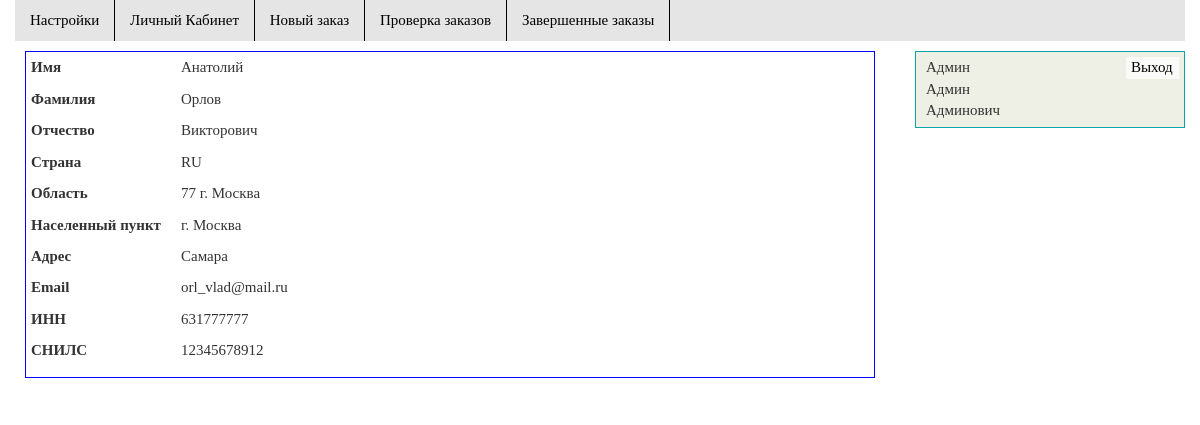
The app's page /person/10/ (signed in) with its own data.
### base_model/models.py (models this page shows, shortened)
class Person(models.Model):
    user = models.OneToOneField(User)
    Surname = models.CharField(max_length=50)
    Firstname = models.CharField(max_length=50)
    GivenName = models.CharField(max_length=50)
    Country = models.CharField(max_length=50)
    State = models.CharField(max_length=50)
    Locality = models.CharField(max_length=50)
    StreetAddress = models.CharField(max_length=255)
    email = models.EmailField(max_length=50)
    INN = models.CharField(max_length=12)
    SNILS = models.CharField(max_length=11)
    admin = models.BooleanField(default=False);

### base_model/views.py (the view)
# urls.py: url(r'^person/(\d+)/', views.person, name='person'),
@login_required(redirect_field_name='', login_url='/login/')
def person(request, id):
    context = init(request, u'Страница пользователя')
    context['person'] = Person.objects.get(pk=id)
    return render(request, 'person.html', context)

### base_model/views.py (called while the page is built)
def init(request, title, *args):
    context = {}
    context['title'] = title
    if request.user.is_authenticated:
        if len(args) != 0:
            context['menu'] = {args[0]: True}
        context['user'] = Person.objects.get(user=request.user)
    return context

### templates/person.html (shortened to what this page needs)
{% extends 'base.html' %}
{% block content %}
<div class="table">
  <div class="item">
    <div class="label2">
      <label>Имя</label>
    </div>
    <div class="input">
      {{person.Surname}}
    </div>
  </div>
  <div class="item">
    <div class="label2">
      <label>Фамилия</label>
    </div>
    <div class="input">
      {{person.Firstname}}
    </div>
  </div>
  <div class="item">
    <div class="label2">
      <label>Отчество</label>
    </div>
    <div class="input">
      {{person.GivenName}}
    </div>
  </div>
  <div class="item">
    <div class="label2">
      <label>Страна</label>
    </div>
    <div class="input">
      {{person.Country}}
    </div>
  </div>
  <div class="item">
    <div class="label2">
      <label>Область</label>
    </div>
    <div class="input">
      {{person.State}}
    </div>
  </div>
  <div class="item">
    <div class="label2">
      <label>Населенный пункт</label>
    </div>
    <div class="input">
      {{person.Locality}}
    </div>
  </div>
  <div class="item">
    <div class="label2">
      <label>Адрес</label>
    </div>
    <div class="input">
      {{person.StreetAddress}}
    </div>
  </div>
  <div class="item">
    <div class="label2">
      <label>Email</label>
    </div>
    <div class="input">
      {{person.email}}
    </div>
  </div>
  <div class="item">
    <div class="label2">
      <label>ИНН</label>
    </div>
    <div class="input">
      {{person.INN}}
    </div>
  </div>
  <div class="item">
    <div class="label2">
      <label>СНИЛС</label>
    </div>
    <div class="input">
      {{person.SNILS}}
    </div>
  </div>
</div>
{% endblock %}

### templates/base.html (shortened to what this page needs)
<!DOCTYPE html>
<html lang="en">
{% load staticfiles %}
<head>
  <link href="/static/css/bootstrap.css" rel="stylesheet" media="screen">
  <link rel="stylesheet" href="/static/css/style1.css">
</head>
<body>
  <div class="container-fluid">
    <div class="row">
      <div class="col-xs-12">
        <ul class="main-menu">
          {% if request.user.is_authenticated %}
            <li><a class={% if menu.m1 %} "active" {% else %} "" {% endif %} href="{% url 'account' %}">Настройки</a></li>
            <li><a class={% if menu.m2 %} "active" {% else %} "" {% endif %} href="{% url 'index' %}">Личный Кабинет</a></li>
            <li><a class={% if menu.m3 %} "active" {% else %} "" {% endif %} href="{% url 'new_order' %}">Новый заказ</a></li>
            {% if user.admin %}
            <li><a class={% if menu.m4 %} "active" {% else %} "" {% endif %} href="{% url 'check' %}">Проверка заказов</a></li>
            <li><a class={% if menu.m5 %} "active" {% else %} "" {% endif %} href="{% url 'finished_orders' %}">Завершенные заказы</a></li>
            {% endif %}
          {% endif %}
        </ul>
      </div>
    </div>
    <div class="row">
      <div class="col-xs-9">
        <div class="content">
          {% block content %} {% endblock %}
        </div>
      </div>
      <div class="col-xs-3">
        {% if request.user.is_authenticated %}
        <div class="header-user">
            {% if user.Surname %} {{user.Firstname}} <br>
            {{user.Surname}} <br>
            {{user.GivenName}} {% else %} {{user.user.username}} {% endif %}
            <a href="/logout">Выход</a>
        </div>
        {% else %}
        <ul class="in-menu">
            <li><a href="{% url 'login' %}">Вход</a></li>
            <li><a href="{% url 'registration' %}">Регистрация</a></li>
        </ul>
        {% endif %}
      </div>
    </div>
  </div>
</body>
</html>

### static/css/style1.css (style rules this page uses)
body { font-family: serif; font-size: 1.5em; }
.main-menu { margin: 0; padding: 0; list-style: none; background: #e5e5e5; }
.main-menu li { min-height: 40px; vertical-align: top; display: inline-block; }
.main-menu a { margin-right: -4px; color: black; padding: 10px 15px; display: block; text-decoration: none; border-right: 1px solid black; }
.header-user { position: relative; border: 1px solid rgb(8, 164, 168); margin-top: 10px; width: 100%; min-height: 40px; background: rgb(239, 240, 229); padding: 5px 10px; }
.header-user a { position: absolute; top: 5px; right: 5px; margin-left: -5px; text-decoration: none; padding: 0px 5px; color: black; width: 53px; border-radius: 3 px; background: rgb(250, 250, 249); }
.content { margin: 10px; }
.item { margin-bottom: 5px; }
.item::after { content: ""; display: block; clear: both; }
.item .label2 { float: left; width: 150px; }
.table { border: 1px solid blue; padding: 5px; }

### records on screen
Person: Surname "Анатолий", Firstname "Орлов", GivenName "Викторович", Country "RU", State "77 г. Москва", Locality "г. Москва", StreetAddress "Самара", email "orl_vlad@mail.ru", INN "631777777", SNILS "12345678912"
Person: Firstname "Админ", Surname "Админ", GivenName "Админович"
